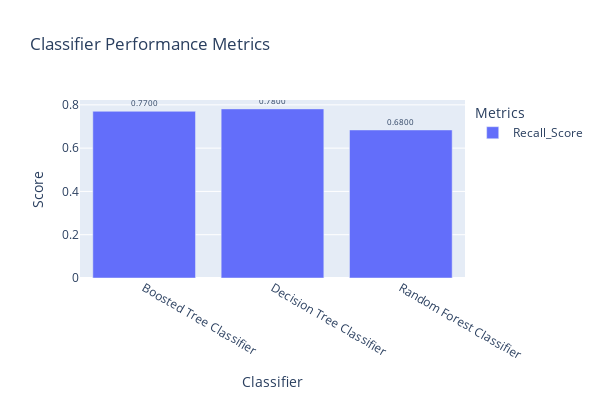

The notebook cell saved with this chart:
### Code cell
# write the code to draw your graph
import plotly.express as px

classifiers = ['Decision Tree Classifier','Random Forest Classifier','Boosted Tree Classifier']
metrics = ['Recall_Score']

df = pd.DataFrame({'Classifier': [classifiers[0]] + [classifiers[1]] + [classifiers[2]] ,
                   'Metrics': metrics*3,
                   'Score': [recall_score_dt,recall_score_rf,recall_score_bt]})

fig = px.bar(df, x='Classifier', y='Score', color='Metrics', barmode='group',
             height=400, width=600, title="Classifier Performance Metrics")

fig.update_layout(xaxis=dict(categoryorder='category ascending'))
fig.update_traces(customdata=df['Score'],texttemplate='%{customdata}', textposition='auto', textfont=dict(size=8))
fig.update_traces(text=df['Score'], texttemplate='%{text}', textposition='outside', textfont=dict(size=8))
fig.update_traces(hovertemplate='%{x}Score: %{y:.4f}')
fig.update_layout(uniformtext_minsize=8, uniformtext_mode='hide')
fig.update_traces(text=df['Score'].round(2).astype(str), texttemplate='%{text:.4f}', textposition='outside', textfont=dict(size=8))
fig.show()

### Figure 1 — Plotly figure (JSON) as saved in the notebook; plotly's stock layout.template omitted (floating-point values rounded to 4 significant figures)
{"data": [{"alignmentgroup": "True", "customdata": [0.7813, 0.6841, 0.7701], "hovertemplate": "%{x}Score: %{y:.4f}", "legendgroup": "Recall_Score", "marker": {"color": "#636efa", "pattern": {"shape": ""}}, "name": "Recall_Score", "offsetgroup": "Recall_Score", "orientation": "v", "showlegend": true, "text": ["0.78", "0.68", "0.77"], "textfont": {"size": 8}, "textposition": "outside", "texttemplate": "%{text:.4f}", "type": "bar", "x": ["Decision Tree Classifier", "Random Forest Classifier", "Boosted Tree Classifier"], "xaxis": "x", "y": [0.7813, 0.6841, 0.7701], "yaxis": "y"}], "layout": {"barmode": "group", "height": 400, "legend": {"title": {"text": "Metrics"}, "tracegroupgap": 0}, "title": {"text": "Classifier Performance Metrics"}, "uniformtext": {"minsize": 8, "mode": "hide"}, "width": 600, "xaxis": {"anchor": "y", "categoryorder": "category ascending", "domain": [0, 1], "title": {"text": "Classifier"}}, "yaxis": {"anchor": "x", "domain": [0, 1], "title": {"text": "Score"}}}}
